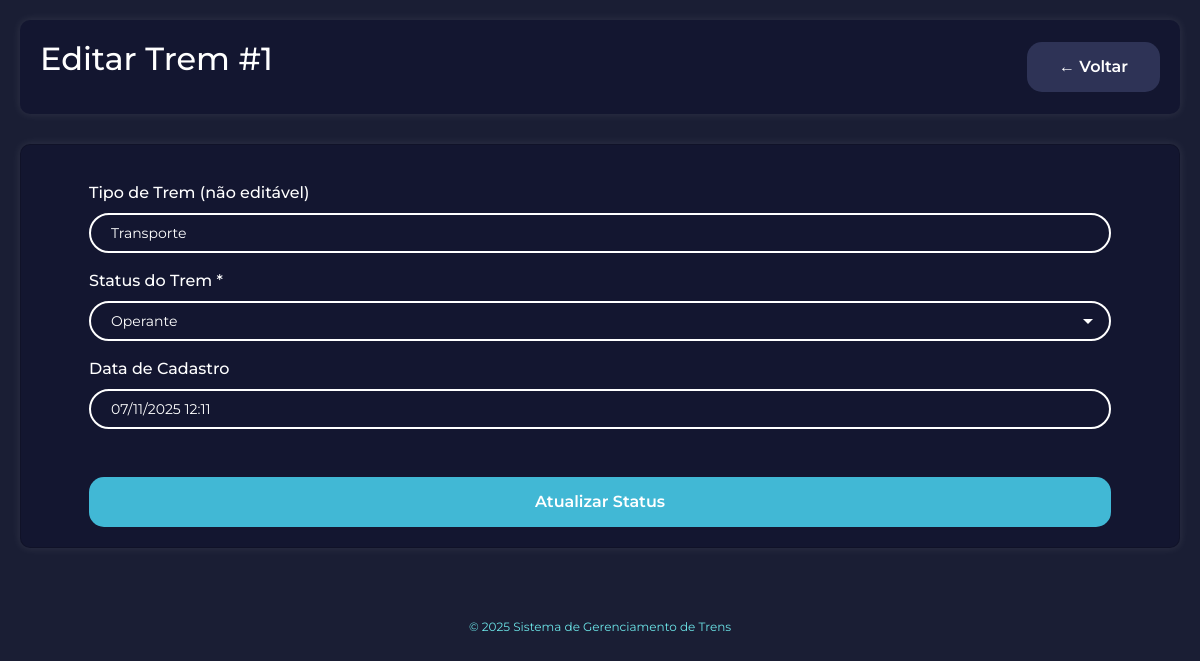
The app's page /trens/editar.php?id=1 (signed in) with its own data.
### tables this page shows
CREATE TABLE trens (
    id_trem INT NOT NULL AUTO_INCREMENT PRIMARY KEY,
    tipo_trem ENUM('transporte', 'carga') NOT NULL,
    carga_trem VARCHAR(100) DEFAULT NULL,
    status_trem ENUM('operante', 'em_manutencao', 'fora_de_servico') NOT NULL DEFAULT 'operante',
    criado_em TIMESTAMP DEFAULT CURRENT_TIMESTAMP,
    atualizado_em TIMESTAMP DEFAULT CURRENT_TIMESTAMP ON UPDATE CURRENT_TIMESTAMP,
    
    INDEX idx_tipo (tipo_trem),
    INDEX idx_status (status_trem)
);

### config.php (called while the page is built, shortened)
<?php
function formatarTimestamp($timestamp) {
    $dt = new DateTime($timestamp);
    return $dt->format('d/m/Y H:i');
}
?>

### trens/editar.php (the view, shortened to what this page needs)
<?php
require_once '../config.php';
$id = $_GET['id'] ?? 0;
try {
    $stmt = $pdo->prepare("SELECT * FROM trens WHERE id_trem = :id");
    $stmt->execute(['id' => $id]);
    $trem = $stmt->fetch();
} catch(PDOException $e) {
    $erro = "Erro ao buscar trem.";
}
?>
<!DOCTYPE html>
<html lang="pt-BR">
<head>
    <link href="https://cdn.jsdelivr.net/npm/bootstrap@5.3.8/dist/css/bootstrap.min.css" rel="stylesheet">
    <link rel="stylesheet" href="../css/estilo.css">
</head>
<body>
    <div class="container">
        <div class="header-dashboard">
            <h1>Editar Trem #<?= $id ?></h1>
            <a href="listar.php" class="botao botao-secundario">← Voltar</a>
        </div>
        <div class="card">
            <form method="POST">
                <div class="campo-label">
                    <label>Tipo de Trem (não editável)</label>
                </div>
                <div class="campo-input">
                    <input type="text" value="<?= ucfirst($trem['tipo_trem']) ?>" disabled>
                </div>
                <div class="campo-label">
                    <label for="status_trem">Status do Trem *</label>
                </div>
                <div class="campo-input">
                    <select name="status_trem" id="status_trem" required>
                        <option value="operante" <?= $trem['status_trem'] == 'operante' ? 'selected' : '' ?>>
                            Operante
                        </option>
                    </select>
                </div>
                <div class="campo-label">
                    <label>Data de Cadastro</label>
                </div>
                <div class="campo-input">
                    <input type="text" value="<?= formatarTimestamp($trem['criado_em']) ?>" disabled>
                </div>
                <button type="submit" class="botao botao-primario botao-completo">
                    Atualizar Status
                </button>
            </form>
        </div>
        <div class="rodape">
            <p>© 2025 Sistema de Gerenciamento de Trens</p>
        </div>
    </div>
</body>
</html>

### css/estilo.css (style rules this page uses)
* { margin: 0; padding: 0; box-sizing: border-box; font-family: "Montserrat", sans-serif; }
body { background-color: #1a1e34; color: white; min-height: 100vh; }
.container { max-width: 1200px; margin: 0 auto; padding: 20px; }
h1 { color: white; font-size: 2rem; margin-bottom: 1rem; }
.campo-label { margin: 1rem 3rem 0.5rem 3rem; color: white; font-weight: 500; }
.campo-input { display: flex; height: 40px; margin: 0 3rem 1rem 3rem; }
.campo-input input, .campo-input select, .campo-input textarea { width: 100%; height: 100%; background-color: transparent; border: 2px solid white; border-radius: 25px; outline: none; color: white; padding: 5px 20px; font-size: 14px; }
.campo-input input::placeholder, .campo-input textarea::placeholder { color: rgba(255, 255, 255, 0.5); }
.campo-input select { cursor: pointer; appearance: none; background-repeat: no-repeat; background-position: right 15px center; }
.campo-input select option { background-color: #131630; color: white; }
.botao { padding: 0.8rem 2rem; border: none; border-radius: 15px; cursor: pointer; font-size: 16px; font-weight: 600; transition: all 0.3s; text-decoration: none; display: inline-block; }
.botao-primario { background-color: #41b8d5; color: white; }
.botao-secundario { background-color: #2e3356; color: white; }
.botao-completo { width: calc(100% - 6rem); margin: 2rem 3rem 0 3rem; }
.header-dashboard { background-color: #131630; border-radius: 10px; padding: 20px; margin-bottom: 30px; display: flex; justify-content: space-between; align-items: center; box-shadow: 0px 0px 10px rgba(255, 255, 255, 0.1); flex-wrap: wrap; gap: 15px; }
.card { background-color: #131630; border-radius: 10px; padding: 20px; box-shadow: 0px 0px 10px rgba(255, 255, 255, 0.1); }
.rodape { text-align: center; margin-top: 50px; padding: 20px; color: #6ce5e8; font-size: 12px; }

### records on screen
trens: tipo_trem "Transporte", status_trem "Operante", criado_em "07/11/2025 12:11"

### other values on screen
$id "1"
